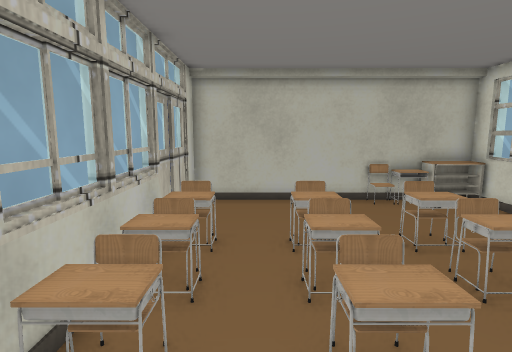
[1] (above)

12 first-person views from a walk through a scene from a Unity 3-D project. The camera is 1.4 m above the floor, tilts 8° down and sees 80° across. The floor is counted in squares, 0.5 m on a side. Each view is taken from the middle of a square. On the plan, view 1 faces up. The plan holds only what a view shows up to about 20 squares ahead; the rest is blank. The player is left out. Some surface patterns are stand-ins.

[2]
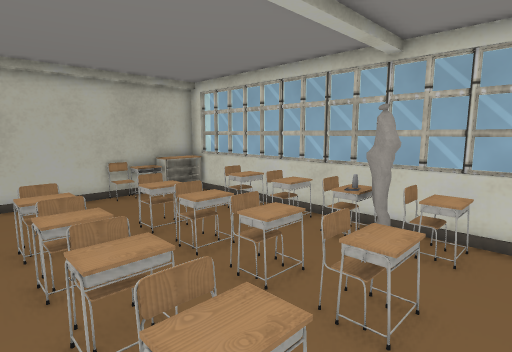

[3]
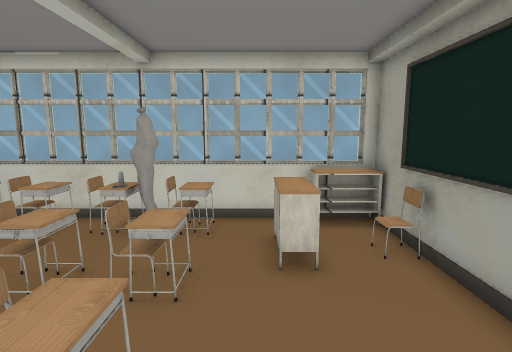

[4]
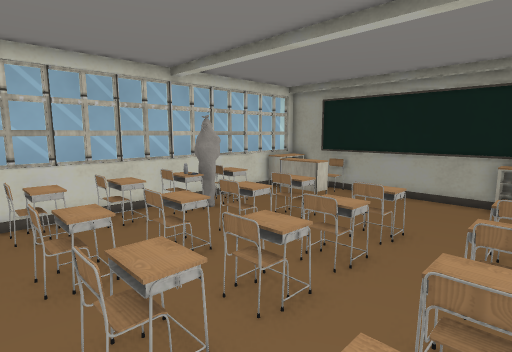

[5]
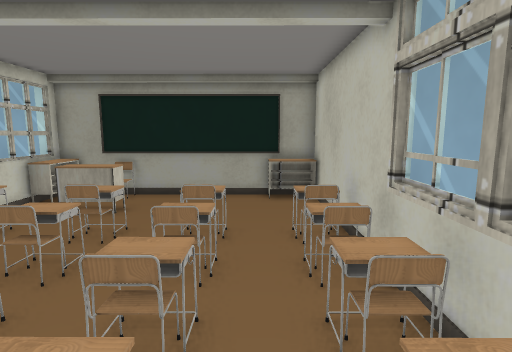

[6]
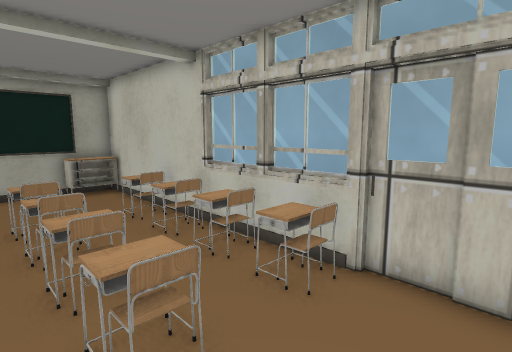

[7]
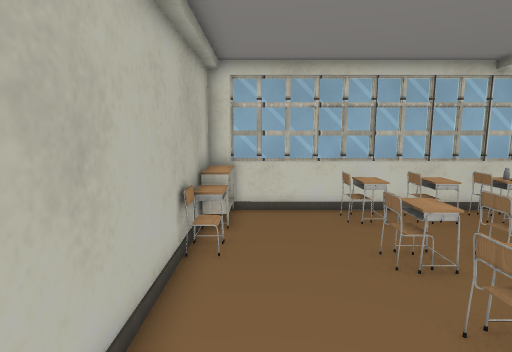

[8]
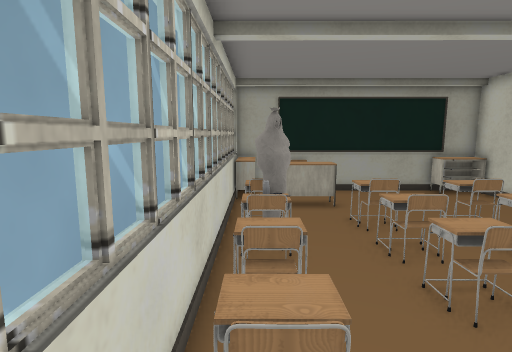

[9]
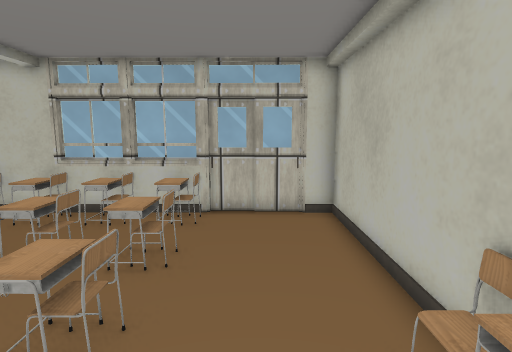

[10]
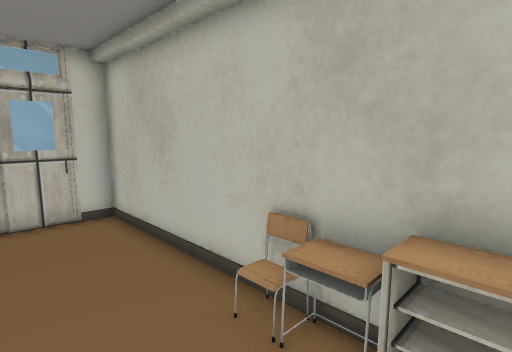

[11]
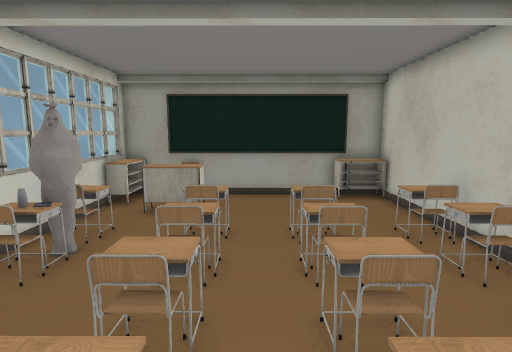

[12]
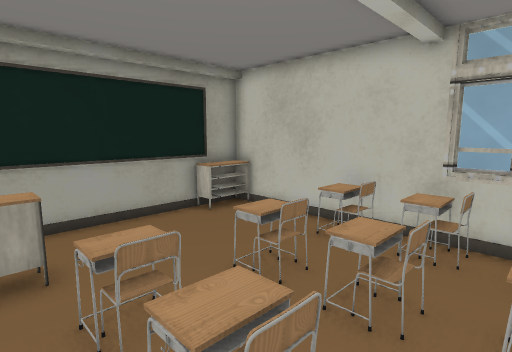

### Floor plan
Key: @ floor where view 1 was taken; # wall or solid block; . floor; = window, fence, low wall or low ledge; E desk; C chair; B blackboard; O other object.
Columns run from 3 left of view 1 to 9 right of it. Each row starts with its distance up from view 1.
 13 #############
 12 # ...... EEE#
 11 =...........#
 10 #...........#
  9 =...........#
  8 #CC.CC.#C.EC#
  7 #EE.EE.EO.E #
  6 #C#.CC.CC..C#
  5 #E#.EE.EE.EE#
  4 #CC.CC.CC.=C#
  3 #EO.E#.EO.EE#
  2 #C=.C=.C=.O##
  1 #OE.CE.O#.CE#
  0 #EE@EE.EE.EE#
 -1 #.......EE..#
 -2 #.......EEE.#
 -3 #..........E#
 -4 EEE......O.E#
 -5 #######BBC###

Where each view was taken, in squares from view 1:
view 1: 0 up, 0 right, facing up
view 2: 1 down, 0 right, facing up-right
view 3: 1 down, 1 left, facing right
view 4: 9 up, 2 left, facing down-right
view 5: 9 up, 0 right, facing down
view 6: 11 up, 3 right, facing down-left
view 7: 11 up, 2 left, facing right
view 8: 10 up, 8 right, facing down
view 9: 10 up, 8 right, facing left
view 10: 9 up, 8 right, facing up-left
view 11: 9 up, 3 right, facing down
view 12: 5 up, 6 right, facing down-left
